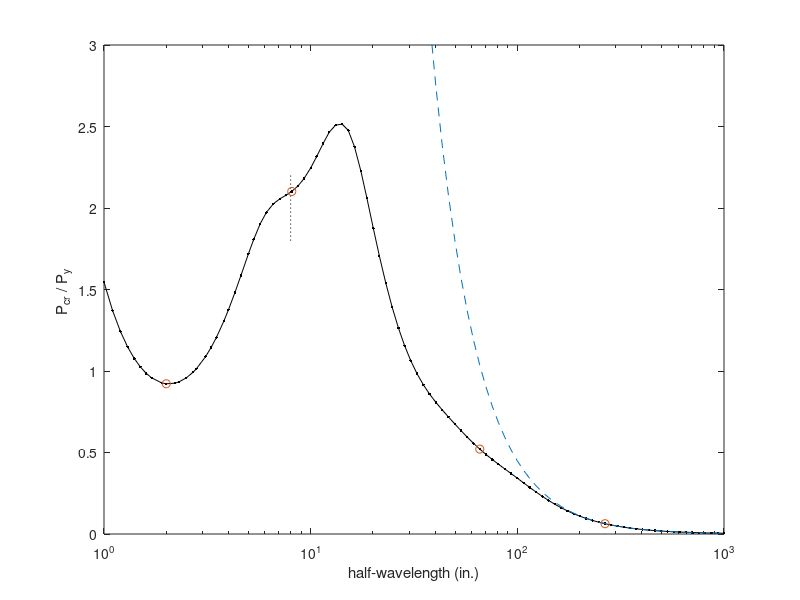

The MATLAB script that drew this image: (Note: this script raises an error after producing the figure.)
%BWS
%May 2005
%Post-processing an analysis
%
clear all
close all
%
currentlocation=['c:\ben\cufsm\cufsm_working\cufsm3\source'];
addpath([currentlocation]);
addpath([currentlocation,'\analysis']);
addpath([currentlocation,'\analysis\GBTconstraints']);
addpath([currentlocation,'\helpers']);
addpath([currentlocation,'\interface']);
addpath([currentlocation,'\plotters']);
%
%minimum inputs
load sigma_P_G
Gflex=curve;
load sigma_P
Fy=50;
b=8;
length_index_plotted=[10 30 60 80]
label=['Sigma 800SG250-43'];
%
%Figures
figure(1)
semilogx(curve(:,1),curve(:,2),'k.-')
hold on,semilogx(Gflex(:,1),Gflex(:,2),'--')
axis([1 1000 0 3])
hold on,plot([b b],[1.8 2.2],'k:'),hold off
xlabel('half-wavelength (in.)')
ylabel('P_{cr} / P_y ') 
hold on
semilogx(curve(length_index_plotted,1),curve(length_index_plotted,2),'o')
hold off
%embelish the plot a bit with the cross-section
scale=1;
[A,xcg,zcg,Ixx,Izz,Ixz,thetap,I11,I22]=grosprop(node,elem);
unsymm=0;
[Py,Mxx_y,Mzz_y,M11_y,M22_y]=yieldMP(node,Fy,A,xcg,zcg,Ixx,Izz,Ixz,thetap,I11,I22,unsymm)
%flags:[node# element# mat# stress# stresspic coord constraints springs origin] 1 means show
flags=[0 0 0 0 0 0 1 1 1]; %these flags control what is plotted, node#, elem#
axesnum=axes('Units','normalized','Position',[0.6 0.6 0.2 0.2],'visible','off');
strespic(node,elem,axesnum,scale)
%crossect(node,elem,axesnum,springs,constraints,flags)
%propplot(node,elem,xcg,zcg,thetap,axesnum)
title(label)
text(2.5,b/2,['P_y=',num2str(Py,'%4.2f'),'kips']);
%
%and with the mode shapes
scale=1;
modeindex=1;
undefv=1;
scale=1;
springs=0;
%local
axesshape=axes('Units','normalized','Position',[0.13 0.43 0.2 0.2],'visible','off');
scale=1;
lengthindex=length_index_plotted(1);
dispshap(undefv,node,elem,shapes(:,lengthindex,modeindex),axesshape,scale,springs);
title(['Local P_{cr}/P_y=',num2str(curve(lengthindex,2),'%2.2f')])
%local+distortional
axesshape=axes('Units','normalized','Position',[0.29 0.24 0.2 0.2],'visible','off');
scale=-1;
lengthindex=length_index_plotted(2);
dispshap(undefv,node,elem,shapes(:,lengthindex,modeindex),axesshape,scale,springs);
%title(['L+D'])
title(['L+D P_{cr}/P_y=',num2str(curve(lengthindex,2),'%2.2f')])
%distortional+flexural
axesshape=axes('Units','normalized','Position',[0.54 0.25 0.2 0.2],'visible','off');
scale=-1;
lengthindex=length_index_plotted(3);
dispshap(undefv,node,elem,shapes(:,lengthindex,modeindex),axesshape,scale,springs);
%title('D+F')
title(['D+F P_{cr}/P_y=',num2str(curve(lengthindex,2),'%2.2f')])
%flexural
axesshape=axes('Units','normalized','Position',[0.71 0.18 0.2 0.2],'visible','off');
scale=1;
lengthindex=length_index_plotted(4);
dispshap(undefv,node,elem,shapes(:,lengthindex,modeindex),axesshape,scale,springs);
title('Flexural')
%title(['Lateral-torsional M_{cr}/M_y=',num2str(curve(lengthindex,2),'%2.2f')])


